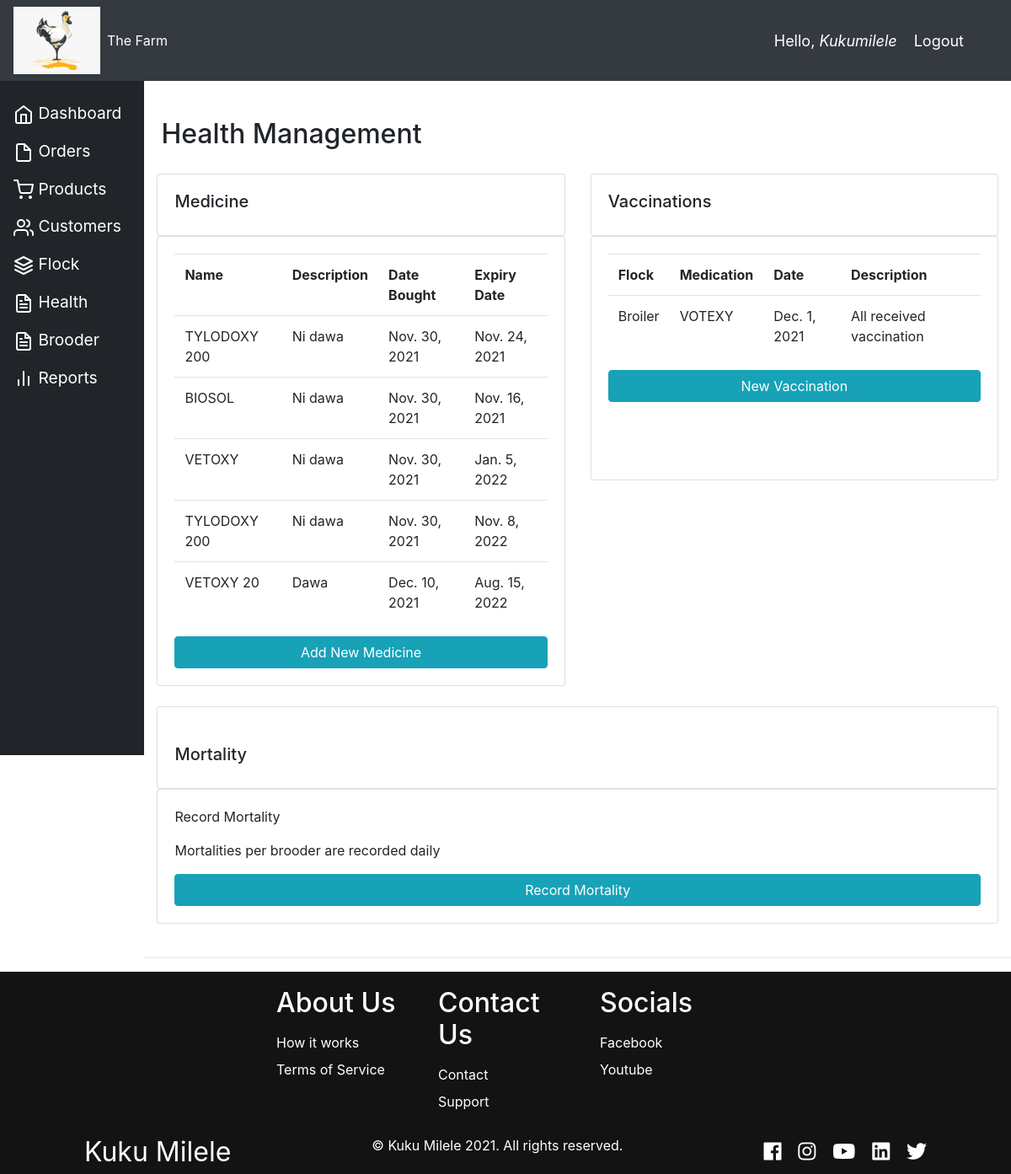
/health_manager/ (signed in), run on the app's committed database.
### accounts/models.py (models this page shows, shortened)
class Medicine(models.Model):
    medicine_name = models.CharField(max_length=100, null=True)
    medicine_description = models.TextField(null=True)
    medicine_price = models.FloatField(
        null=True, validators=[MinValueValidator(1.0)])
    date_med_bought = models.DateField(auto_now_add=True, null=True)
    expiry_date = models.DateField(null=True)
    def __str__(self):
        return self.medicine_name

class Vaccination(models.Model):
    flock = models.ForeignKey(Flock, null=True, on_delete=models.SET_NULL)
    medicine = models.ForeignKey(Medicine, null=True, on_delete=models.CASCADE)
    vaccination_date = DateField(auto_now_add=True, null=True)
    vaccination_description = TextField(null=True)

class Flock(models.Model):
    BREED_TYPE = (
        ("Broiler", "Broiler"),
        ("Layers", "Layers"),
    )
    flock_breedtype = models.CharField(
        max_length=100, null=True, choices=BREED_TYPE)
    batch_no = models.FloatField(null=True, validators=[
                                 MinValueValidator(1.0)])
    flock_quantity = models.FloatField(
        null=True, validators=[MinValueValidator(1.0), MaxValueValidator(100.0)]
    )
    date_flock_bought = models.DateTimeField(auto_now_add=True, null=True)
    flock_price = models.FloatField(
        null=True, validators=[MinValueValidator(1.0)])
    is_closed = models.BooleanField(default=False, null=True)
    brooder = models.ForeignKey(Brooder, null=True, on_delete=models.SET_NULL)
    def __str__(self):
        return self.flock_breedtype

### accounts/decorators.py (the view)
        def wrapper_func(request, *args, **kwargs):
            group = None
            if request.user.groups.exists():
                group = request.user.groups.all()[0].name
            if group in allowed_roles:
                return view_func(request, *args, **kwargs)
            else:
                return HttpResponse('You are not authorized to view this page as per the decorator')

### accounts/views.py (called while the page is built)
@login_required(login_url="login")
@allowed_users(allowed_roles=["admin", "health"])
def healthManager(request):
    flock = Flock.objects.all()
    medicine = Medicine.objects.all()
    vaccinations = Vaccination.objects.all()
    context = {"flock": flock, "medicine": medicine,
               "vaccinations": vaccinations}
    return render(request, "accounts/health_manager.html", context)

### accounts/templates/accounts/health_manager.html (shortened to what this page needs)
{% extends 'accounts/main.html' %} {% block content %}
<br />
<div class="row">
  <div class="card-body">
    <h2>Health Management</h2>
  </div>
</div>
<div class="row">
  <div class="col-md-6">
    <div class="card card-body">
      <h5>Medicine</h5>
    </div>
    <div class="card card-body">
      <table class="table">
        <tr>
          <th>Name</th>
          <th>Description</th>
          <th>Date Bought</th>
          <th>Expiry Date</th>
        </tr>
        {% for i in medicine %}
        <tr>
          {% if forloop.revcounter <= 5 %}
          <td>{{i.medicine_name}}</td>
          <td>{{i.medicine_description}}</td>
          <td>{{i.date_med_bought}}</td>
          <td>{{i.expiry_date}}</td>
          {% endif %}
        </tr>
        {% endfor %}
      </table>
      <a class="btn btn-info" href="{% url 'add_medicine' %}" width="12px"
        >Add New Medicine</a
      >
    </div>
  </div>
  <div class="col-md-6">
    <div class="card card-body">
      <h5>Vaccinations</h5>
    </div>
    <div class="card card-body">
      <table class="table">
        <tr>
          <th>Flock</th>
          <th>Medication</th>
          <th>Date</th>
          <th>Description</th>
        </tr>
        {% for vaccination in vaccinations %}
        <tr>
          {% if forloop.revcounter <= 5 %}
          <td>{{vaccination.flock}}</td>
          <td>{{vaccination.medicine}}</td>
          <td>{{vaccination.vaccination_date}}</td>
          <td>{{vaccination.vaccination_description}}</td>
          {% endif %}
        </tr>
        {% endfor %}
      </table>
      <a class="btn btn-info" href="{% url 'add_vaccination' %}" width="12px"
        >New Vaccination</a
      >
      <br />
      <br />
      <br />
    </div>
  </div>
</div>
<br />
<div class="row">
  <div class="col-md">
    <div class="card card-body">
      <br />
      <h5>Mortality</h5>
    </div>
    <div class="card card-body">
      <p id="add-flock-title">Record Mortality</p>
      <p id="add-flock-content">Mortalities per brooder are recorded daily</p>
      <a class="btn btn-info" href="{% url 'add_mortality' %}" width="12px"
        >Record Mortality</a
      >
    </div>
  </div>
</div>
{% endblock %}

### accounts/templates/accounts/navbar.html (shortened to what this page needs)
{% load static %}
<nav class="navbar navbar-expand-lg navbar-dark bg-dark">
  <a href="{% url 'home' %}"
    ><img src="{% static 'images/logo.png' %}" alt=""
  /></a>
  <div class="collapse navbar-collapse" id="navbarNav">
    <ul class="navbar-nav">
      <li class="nav-item active">
        <a class="nav-link" href="{% url 'home' %}">The Farm</a>
      </li>
    </ul>
  </div>
  <span class="hello-msg">Hello,<i class="username"> {{request.user}}</i></span>
  <span class="hello-msg"
    ><a class="hello-msg" href="{% url 'logout' %}">Logout</a></span
  >
</nav>

### static/css/main.css (style rules this page uses)
*, html { scroll-behavior: smooth; }
body { background-color: #ebeff5; }

### accounts/templates/accounts/navbar.html (style rules this page uses)
.hello-msg { font-size: 18px; color: #fff; margin-right: 20px; }

### accounts/templates/accounts/health_manager.html (style rules this page uses)
.row { display: flex; justify-content: center; }

### data on the page
Medicine: medicine_name "TYLODOXY 200", medicine_description "Ni dawa", date_med_bought "Nov. 30, 2021", expiry_date "Nov. 24, 2021"
Medicine: medicine_name "BIOSOL", medicine_description "Ni dawa", date_med_bought "Nov. 30, 2021", expiry_date "Nov. 16, 2021"
Medicine: medicine_name "VETOXY", medicine_description "Ni dawa", date_med_bought "Nov. 30, 2021", expiry_date "Jan. 5, 2022"
Medicine: medicine_name "TYLODOXY 200", medicine_description "Ni dawa", date_med_bought "Nov. 30, 2021", expiry_date "Nov. 8, 2022"
Medicine: medicine_name "VETOXY 20", medicine_description "Dawa", date_med_bought "Dec. 10, 2021", expiry_date "Aug. 15, 2022"
Vaccination: flock "Broiler", medicine "VOTEXY", vaccination_date "Dec. 1, 2021", vaccination_description "All received vaccination"

### other printed values
{{ request.user }} "Kukumilele"
